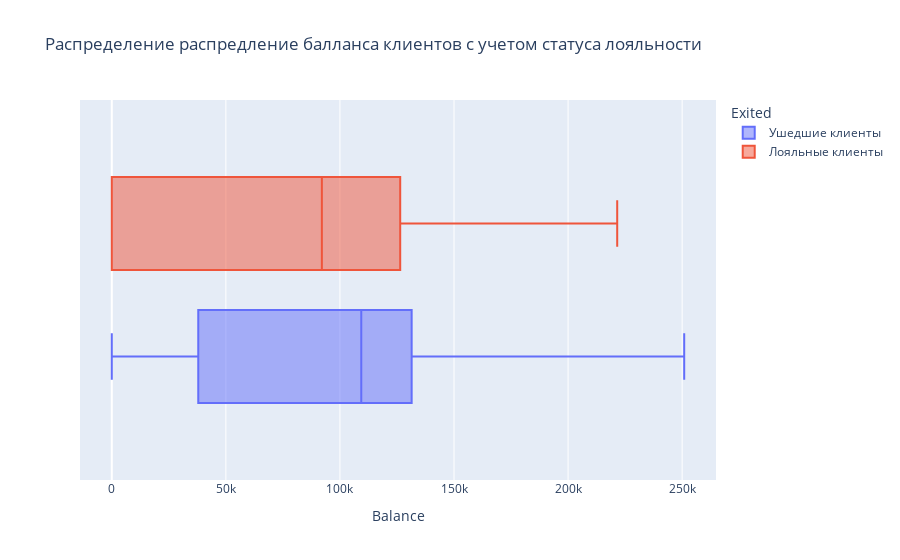

This figure's notebook cell:
### Markdown cell above
### <center> ЗАДАНИЕ 9.3. Посмотрите на распределение баланса клиента в разрезе признака оттока. Как различаются суммы на накопительном счёте ушедших и лояльных клиентов? Подумайте и напишите, с чем это может быть связано, что может не устраивать ушедших клиентов в банке.

### Code cell
churn_data2=churn_data.copy() # создадим копию, чтобы не вносить изменения в исходные данные
churn_data2['Exited']=churn_data2['Exited'].astype(str)
churn_data2.loc[churn_data2['Exited'] == '0', 'Exited'] = 'Лояльные клиенты'
churn_data2.loc[churn_data2['Exited'] == '1', 'Exited'] = 'Ушедшие клиенты'
fig=px.box(data_frame=churn_data2,
           x='Balance',
           color='Exited',
           title="Распределение распредление балланса клиентов с учетом статуса лояльности")

fig.show()

### Figure 1 — Plotly figure (JSON) as saved in the notebook; plotly's stock layout.template omitted (floating-point values rounded to 4 significant figures; data arrays with more than 128 entries replaced by an {"elided": "..."} marker saying what was removed)
{"data": [{"alignmentgroup": "True", "hovertemplate": "Exited=Ушедшие клиенты<br>Balance=%{x}<extra></extra>", "legendgroup": "Ушедшие клиенты", "marker": {"color": "#636efa"}, "name": "Ушедшие клиенты", "notched": false, "offsetgroup": "Ушедшие клиенты", "orientation": "h", "showlegend": true, "type": "box", "x": {"elided": "2037 float values"}, "x0": " ", "xaxis": "x", "y0": " ", "yaxis": "y"}, {"alignmentgroup": "True", "hovertemplate": "Exited=Лояльные клиенты<br>Balance=%{x}<extra></extra>", "legendgroup": "Лояльные клиенты", "marker": {"color": "#EF553B"}, "name": "Лояльные клиенты", "notched": false, "offsetgroup": "Лояльные клиенты", "orientation": "h", "showlegend": true, "type": "box", "x": {"elided": "7963 float values"}, "x0": " ", "xaxis": "x", "y0": " ", "yaxis": "y"}], "layout": {"boxmode": "group", "legend": {"title": {"text": "Exited"}, "tracegroupgap": 0}, "title": {"text": "Распределение распредление балланса клиентов с учетом статуса лояльности"}, "xaxis": {"anchor": "y", "domain": [0, 1], "title": {"text": "Balance"}}, "yaxis": {"anchor": "x", "domain": [0, 1]}}}
